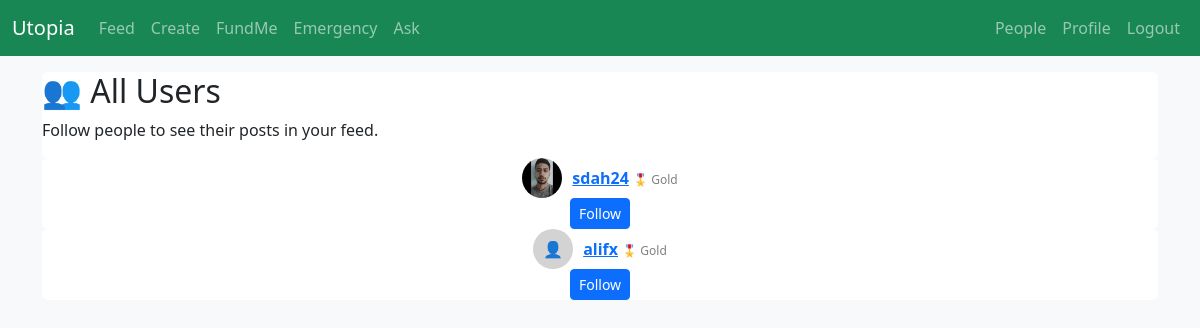
Page /accounts/people/ (signed in) on the earlier database version.
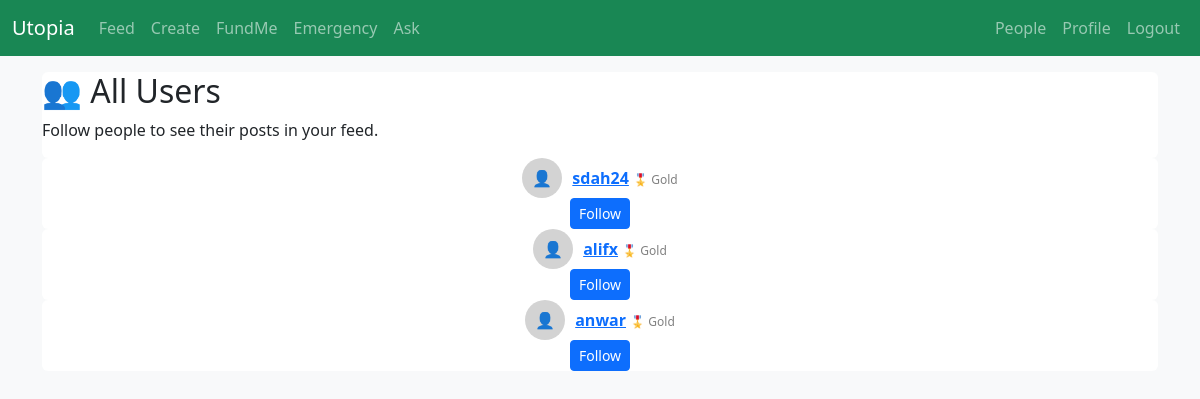
Same page on the later database version.
### accounts/models.py (models this page shows, shortened)
class Profile(models.Model):
    user = models.OneToOneField(User, on_delete=models.CASCADE)
    display_name = models.CharField(max_length=150, blank=True)
    bio = models.TextField(blank=True)
    profile_image = models.ImageField(upload_to='profiles/', blank=True, null=True)
    quiz_score = models.IntegerField(null=True, blank=True)    # percent or raw
    badge = models.CharField(max_length=50, choices=[("Bronze","Bronze"),("Silver","Silver"),("Gold","Gold")], default="Bronze")
    created_at = models.DateTimeField(auto_now_add=True)
    updated_at = models.DateTimeField(auto_now=True)
    profile_picture = models.ImageField(upload_to='profile_pics/', blank=True, null=True)

### accounts/views.py (the view)
# urls.py: path('people/', views.people_list, name='people_list'),
@login_required
def people_list(request):
    from .models import Profile
    people = Profile.objects.exclude(user=request.user)
    following_ids = []
    if hasattr(request.user, 'following'):
        following_ids = request.user.following.values_list('id', flat=True)
    return render(request, 'accounts/people_list.html', {
        'people': people,
        'following_ids': following_ids,
    })

### templates/accounts/people_list.html (shortened to what this page needs)
{% extends "base.html" %}
{% block content %}
<div class="card">
  <h2>👥 All Users</h2>
  <p class="muted">Follow people to see their posts in your feed.</p>
</div>
{% for person in people %}
  <div class="card" style="display:flex;justify-content:space-between;align-items:center">
    <div style="display:flex;align-items:center;gap:10px;">
      {% if person.profile_picture %}
        <img src="{{ person.profile_picture.url }}" alt="Profile" style="width:40px;height:40px;border-radius:50%;">
      {% else %}
        <div style="width:40px;height:40px;border-radius:50%;background:lightgray;display:flex;align-items:center;justify-content:center;">👤</div>
      {% endif %}
      <div>
        <strong><a href="{% url 'posts:profile_posts' person.id %}">{{ person.user.username }}</a></strong>
        {% if person.badge %}
          <span style="font-size:12px;color:gray;">🎖️ {{ person.badge|title }}</span>
        {% endif %}
      </div>
    </div>
    <div>
      <form method="post" action="{% url 'posts:toggle_follow' person.id %}">
        {% if person.id in following_ids %}
          <button type="submit" class="btn btn-sm btn-secondary">Unfollow</button>
        {% else %}
          <button type="submit" class="btn btn-sm btn-primary">Follow</button>
        {% endif %}
      </form>
    </div>
  </div>
{% empty %}
  <div class="card">No other users found.</div>
{% endfor %}
{% endblock %}

Differences in the rows shown:
changed Profile "sdah24": profile_picture: picture removed; now shows "👤"
added Profile: user.username "anwar", badge "Gold", shows "Follow"
